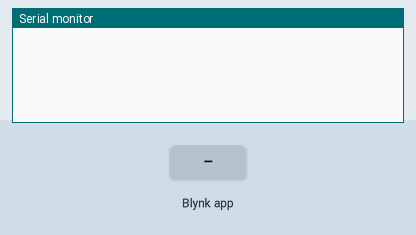
Recording of a sketch running on a simulated ESP8266 (NodeMCU). Parts: the last lines printed to the serial monitor. Inputs (shaded band) come from the test bench. WiFi joins after 1.5 s; servers stay silent unless stated.

Above: at 3.0 s.
3.1 s: Blynk app writes 1 to V1
At 4.0 s:
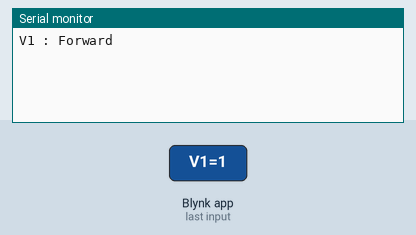
4.6 s: Blynk app writes 0 to V1
At 5.1 s:
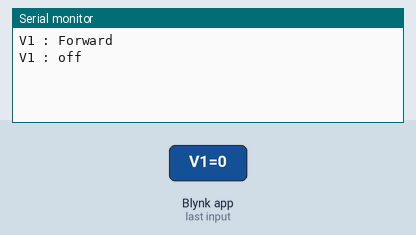
6.1 s: Blynk app writes 1 to V2
At 7.3 s:
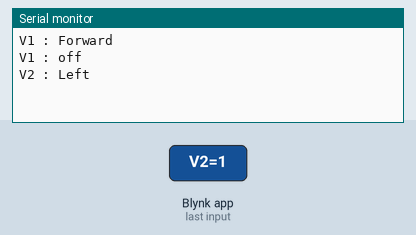
7.6 s: Blynk app writes 1 to V3
At 8.6 s:
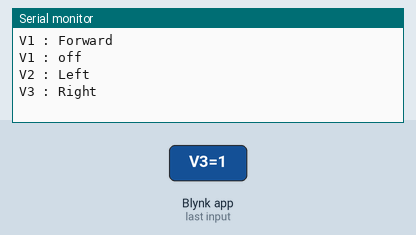
9.1 s: Blynk app writes 1 to V4
At 9.8 s:
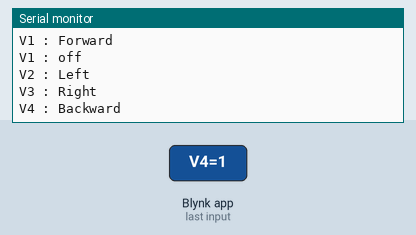
10.6 s: Blynk app writes 1 to V5
At 10.9 s:
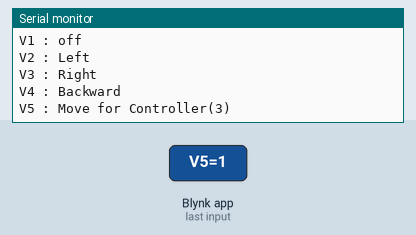

The sketch:

Blynk_MCU.ino
```cpp
#include <ESP8266WiFi.h>
#include <SoftwareSerial.h>
#include <BlynkSimpleEsp8266.h>
SoftwareSerial NodeSerial(D2,D3);
#define BLYNK_PRINT Serial
const char* Wifi_id = "packpackpack";
const char* Wifi_passwords = "pack0000";
char return_value;
char auth[] = "ab59a0effb704f628037590d932a8299";
void setup(){
 Serial.begin(9600);
 Blynk.begin(auth,Wifi_id,Wifi_passwords);
 NodeSerial.begin(57600);
}

void loop(){
 Blynk.run();
}

BLYNK_WRITE(V1){ // read value from blynk V1
 int y = param.asInt();
   //return value for arduino
 if (y == 1)
 {
   NodeSerial.print(2);
   Blynk.virtualWrite(V6, "FORWORD");
   Serial.println("V1 : Forward");
 }
 else if(y == 0){
   NodeSerial.print(y);
   Blynk.virtualWrite(V6, " ");
   Serial.println("V1 : off");
 }
}

BLYNK_WRITE(V2){ // read value from blynk V1
  int y = param.asInt();
    //return value for arduino
  if (y == 1)
  {
    NodeSerial.print(4);
    Blynk.virtualWrite(V6, "LEFT");
    Serial.println("V2 : Left");
  }
  else if(y == 0){
   NodeSerial.print(y);
   Blynk.virtualWrite(V6, " ");
   Serial.println("V2 : off");
 }
}

BLYNK_WRITE(V3){ // read value from blynk V1
  int y = param.asInt();
    //return value for arduino
  if (y == 1)
  {
    NodeSerial.print(6);
    Blynk.virtualWrite(V6, "RIGHT");
    Serial.println("V3 : Right");
  }
  else if(y == 0){
   NodeSerial.print(y);
   Blynk.virtualWrite(V6, " ");
   Serial.println("V3 : off");
 }
}

BLYNK_WRITE(V4){ // read value from blynk V1
  int y = param.asInt();
    //return value for arduino
  if (y == 1)
  {
    NodeSerial.print(8);
    Blynk.virtualWrite(V6, "BACKWORD");
    Serial.println("V4 : Backward");
  }
  else if(y == 0){
   NodeSerial.print(y);
   Blynk.virtualWrite(V6, " ");
   Serial.println("V4 : off");
 }
}

BLYNK_WRITE(V5){ // read value from blynk V1
  int y = param.asInt();
    //return value for arduino
  if (y == 1)
  {
    NodeSerial.print(3);
    Blynk.virtualWrite(V0, "MODE : CONTROL");
    Serial.println("V5 : Move for Controller(3)");
  }
  else if (y == 0)
  {
    NodeSerial.print(9);
    Blynk.virtualWrite(V0, "MODE : Auto");
    Blynk.virtualWrite(V6, " ");
    Serial.println("V5 : Move for Automatic(9)");
  }
}
```

Measured:
- after the input at 3.1 s, the serial monitor: prints a new line at once (image 1)
- after the input at 4.6 s, the serial monitor: prints a new line at once (image 2)
- after the input at 6.1 s, the serial monitor: prints a new line at once (image 3)
- after the input at 7.6 s, the serial monitor: prints a new line at once (image 4)
- after the input at 9.1 s, the serial monitor: prints a new line at once (image 5)
- after the input at 10.6 s, the serial monitor: prints a new line at once (image 6)
